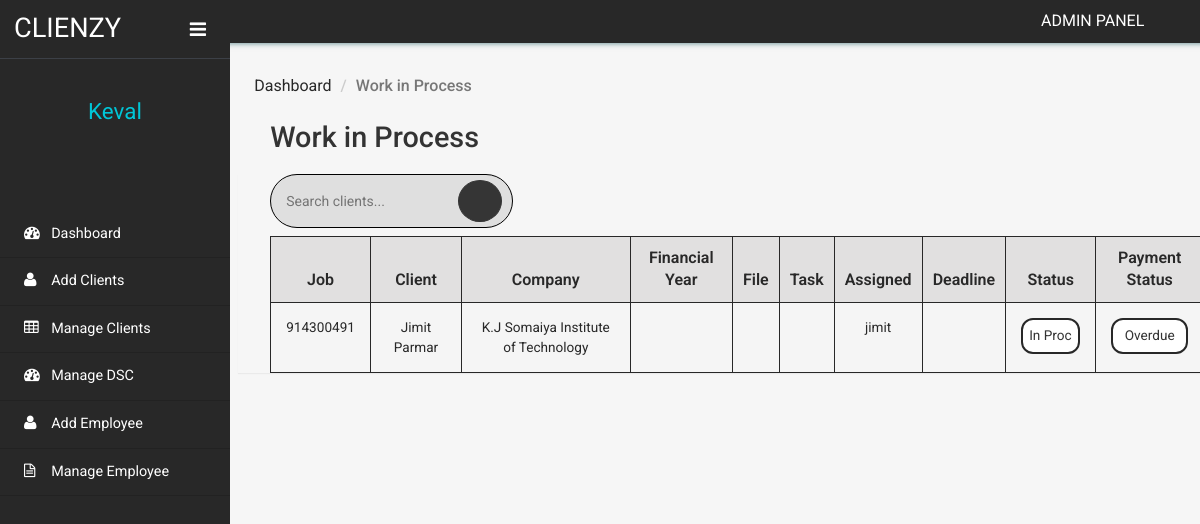
Screenshot of /clientms/admin/in-progress-client.php (signed in) with the database file from the repository.
### tables this page shows
CREATE TABLE `tblclient` (
  `ID` int(10) NOT NULL,
  `ContactName` varchar(30) DEFAULT NULL,
  `CompanyName` varchar(120) DEFAULT NULL,
  `Notes` mediumtext DEFAULT NULL,
  `ClientAddedBy` varchar(20) DEFAULT NULL,
  `deadline` date DEFAULT NULL,
  `Tag` varchar(20) DEFAULT NULL,
  `financialyear` varchar(15) DEFAULT NULL,
  `file` varchar(15) DEFAULT NULL,
  `budgethrs` int(10) DEFAULT NULL,
  `actualhrs` int(10) DEFAULT NULL,
  `expense` varchar(30) DEFAULT NULL,
  `remark` text DEFAULT NULL,
  `CreationDate` timestamp NULL DEFAULT current_timestamp(),
  `Status` varchar(20) NOT NULL DEFAULT 'Not Started',
  `PaymentStatus` varchar(12) NOT NULL DEFAULT 'Pending',
  `expiryDate1` date DEFAULT NULL,
  `expiryDate2` date DEFAULT NULL,
  `expiryDate3` date DEFAULT NULL
);

### clientms/admin/in-progress-client.php (the view, shortened to what this page needs)
<?php
include('includes/dbconnection.php');
if (strlen($_SESSION['clientmsaid']) == 0) {
    header('location:logout.php');
} else {
    function getAssignedEmployeeName($clientId){
        global $dbh;
        $sql = "SELECT e.EmployeeName
                FROM tblassignments a
                JOIN tblemployee e ON a.EmployeeID = e.EmployeeID
                WHERE a.ID = :clientId";
        $query = $dbh->prepare($sql);
        $query->bindParam(':clientId', $clientId, PDO::PARAM_INT);
        $query->execute();
        $result = $query->fetch(PDO::FETCH_ASSOC);
        if ($result) {
            return htmlentities($result['EmployeeName']);
        } else {
            $addedBySql = "SELECT ClientAddedBy FROM tblclient WHERE ID = :clientId";
            $addedByQuery = $dbh->prepare($addedBySql);
            $addedByQuery->bindParam(':clientId', $clientId, PDO::PARAM_INT);
            $addedByQuery->execute();
            $addedByResult = $addedByQuery->fetch(PDO::FETCH_ASSOC);
            if ($addedByResult) {
                return htmlentities($addedByResult['ClientAddedBy']);
            } else {
                return "No employee assigned";
            }
        }
    }
    $sql = "SELECT * FROM tblclient WHERE Status = 'In Process'";
		$query = $dbh->prepare($sql);
		$query->execute();
		$clients = $query->fetchAll(PDO::FETCH_OBJ);
}
?>
<!DOCTYPE HTML>
<html>
<head>
    <link href="css/bootstrap.min.css" rel='stylesheet' type='text/css' />
    <link href="css/style.css" rel='stylesheet' type='text/css' />
    <link href="css/font-awesome.css" rel="stylesheet">
    <link rel="stylesheet" href="css/icon-font.min.css" type='text/css' />
</head>
<body>
    <div class="page-container">
        <div class="left-content">
            <div class="inner-content">
                <?php include_once('includes/header.php');?>
                <div class="outter-wp">
                    <div class="sub-heard-part">
                        <ol class="breadcrumb m-b-0">
                            <li><a href="dashboard.php">Dashboard</a></li>
                            <li class="active">Work in Process</li>
                        </ol>
                    </div>
                    <div class="graph-visual tables-main">
                        <h3 class="inner-tittle two">Work in Process</h3>
                        <div class="graph">
                        <div class="search-bar-container">
                            <div class="search-bar">
                                <form method="GET" action="">
                                    <input type="text" name="search" placeholder="Search clients...">
                                    <button type="submit"><i class = "lnr lnr-magnifier"></i></button>
                                </form>
                            </div>
                        </div>
                            <div class="tables">
                                <table class="table" border="1" id="client-table">
                                    <thead>
                                    <tr>
                                            <th>Job</th>
                                            <th >Client </th>
                                            <th>Company</th>
                                            <th>Financial Year</th>
                                            <th>File</th>
                                            <th>Task</th>
                                            <th>Assigned</th>
                                            <th>Deadline</th>
                                            <th>Status</th>
                                            <th>Payment Status</th>
                                        </tr>
                                    </thead>
                                    <tbody>
                                        <?php
                                        if (!empty($clients)) {
                                            foreach ($clients as $client) {
                                        ?>
                                                <tr class="active">
                                                    <td><?php echo htmlentities($client->ID); ?></th>
                                                    <td onclick="window.location.href='edit-client-details.php?addid=<?php echo $client->ID; ?>'"><?php echo htmlentities($client->ContactName); ?></td>
                                                    <td onclick="window.location.href='edit-client-details.php?addid=<?php echo $client->ID; ?>'"><?php echo htmlentities($client->CompanyName); ?></td>
                                                    <td onclick="window.location.href='edit-client-details.php?addid=<?php echo $client->ID; ?>'"><?php echo htmlentities($client->financialyear); ?></td>
                                                    <td onclick="window.location.href='edit-client-details.php?addid=<?php echo $client->ID; ?>'"><?php echo htmlentities($client->file); ?></td>
                                                    <td onclick="window.location.href='edit-client-details.php?addid=<?php echo $client->ID; ?>'"><?php echo htmlentities($client->Tag); ?></td>
                                                    <td onclick="window.location.href='edit-client-details.php?addid=<?php echo $client->ID; ?>'"><?php echo getAssignedEmployeeName($client->ID); ?></td>
                                                    <td onclick="window.location.href='edit-client-details.php?addid=<?php echo $client->ID; ?>'"><?php echo htmlentities($client->deadline); ?></td>
                                                    <td>
                                                        <select name="status" onchange="updateStatus('<?php echo $client->ID; ?>', this.value)">
                                                            <option value="In Process" <?php if ($client->Status == 'In Process') echo 'selected'; ?>>In Process</option>
                                                        </select>
                                                    </td>
                                                    <td>
                                                    <select name="payment_status" onchange="updatePaymentStatus('<?php echo $client->ID; ?>', this.value)">
                                                        <option value="Overdue" <?php if ($client->PaymentStatus == 'Overdue') echo 'selected'; ?>>Overdue</option>
                                                    </select>
                                                    </td>
                                                </tr>
                                        <?php
                                            }
                                        }
                                        ?>
                                    </tbody>
                                </table>
                            </div>
                        </div>
                    </div>
                </div>
            </div>
        </div>
        <?php include_once('includes/sidebar.php');?>
    </div>
</body>
</html>

### clientms/admin/includes/sidebar.php (shortened to what this page needs)
 <div class="sidebar-menu">
    <header class="logo">
        <a href="#" class="sidebar-icon"> <span class="fa fa-bars"></span> </a> <a href="dashboard.php"> <span id="logo"> <h1>CLIENZY</h1></span>
        </a>
    </header>
    <div class="down">
        <?php
$aid=$_SESSION['clientmsaid'];
$sql="SELECT AdminName from  tbladmin where ID=:aid";
$query = $dbh -> prepare($sql);
$query->bindParam(':aid',$aid,PDO::PARAM_STR);
$query->execute();
$results=$query->fetchAll(PDO::FETCH_OBJ);
$cnt=1;
if($query->rowCount() > 0)
{
foreach($results as $row)
{               ?>
        <a href="dashboard.php"><span class=" name-caret"><?php  echo $row->AdminName;?></span></a><br>
        <?php $cnt=$cnt+1;}} ?>
        <ul>
            <li><a class="tooltips" href="admin-profile.php"><span>Profile</span><i class="lnr lnr-user"></i></a></li>
            <li><a class="tooltips" href="change-password.php"><span>Settings</span><i class="lnr lnr-cog"></i></a></li>
            <li><a class="tooltips" href="logout.php"><span>Log out</span><i class="lnr lnr-power-switch"></i></a></li>
        </ul>
    </div>
    <div class="menu">
        <ul id="menu" >
            <li><a href="dashboard.php"><i class="fa fa-tachometer"></i> <span>Dashboard</span></a></li>
            <li><a href="add-client.php"><i class="fa fa-user"></i> <span>Add Clients</span></a></li>
            <li><a href="manage-client.php"><i class="fa fa-table"></i> <span>Manage Clients</span></a></li>
            <li><a href="manage-dsc.php"><i class="fa fa-tachometer"></i> <span>Manage DSC</span></a></li>
            <li><a href="add-employee.php"><i class="fa fa-user"></i> <span>Add Employee</span></a></li>
            <li><a href="manage-employee.php"><i class="fa fa-file-text-o"></i> <span>Manage Employee</span></a></li>
        </ul>
    </div>
</div>

### rows the page displays
tblclient: ID "914300491", ContactName "Jimit Parmar", CompanyName "K.J Somaiya Institute of Technology", getAssignedEmployeeName($client->ID) "jimit", status "In Process", payment_status "Overdue"

### other values shown
$row->AdminName "Keval"
